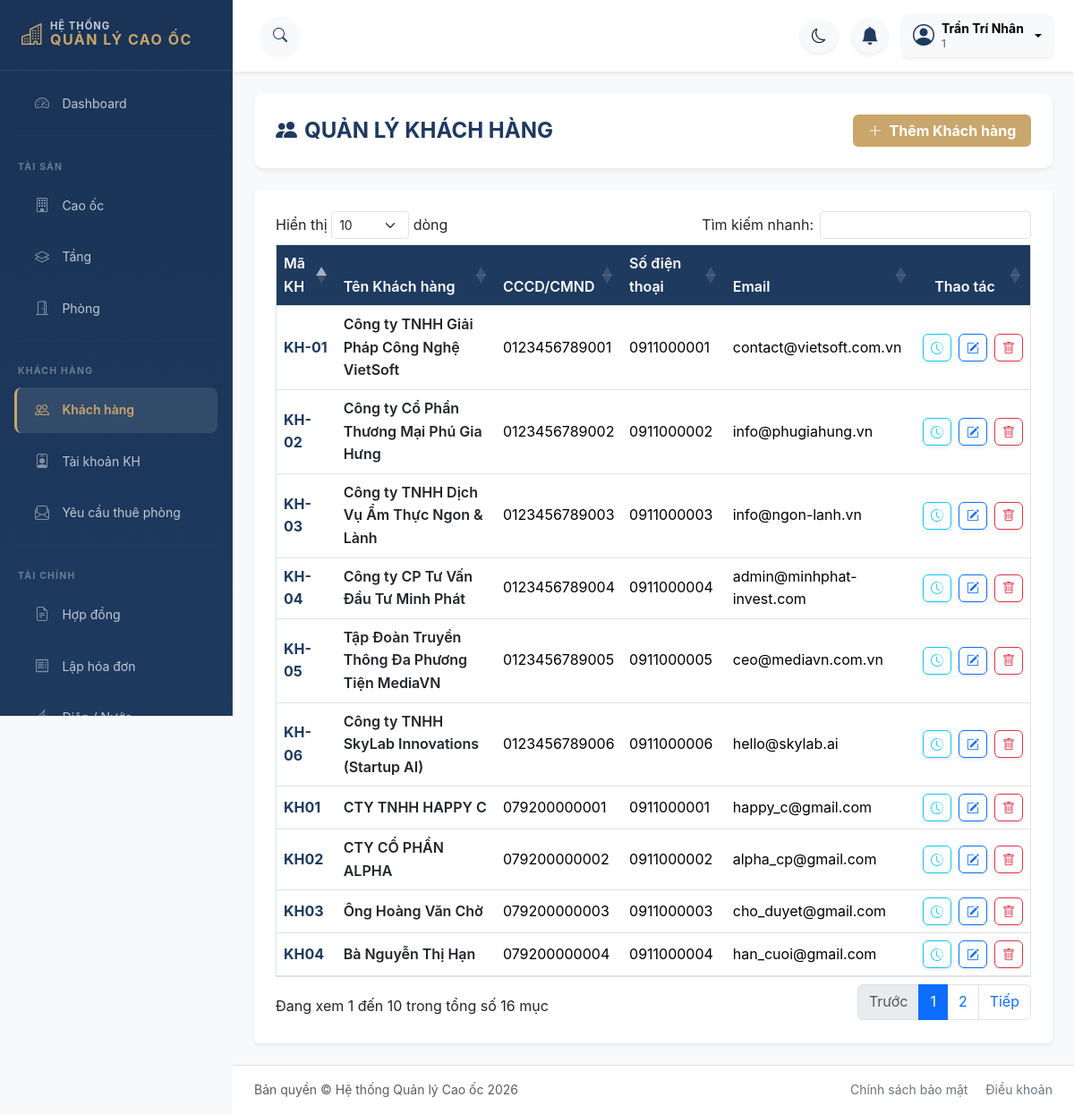
Screenshot of /modules/khach_hang/kh_hienthi.php (signed in) with the database file from the repository.
### tables this page shows
CREATE TABLE KHACH_HANG (
    maKH VARCHAR(20) PRIMARY KEY,
    tenKH VARCHAR(100) NOT NULL,
    cccd VARCHAR(20) UNIQUE,
    sdt VARCHAR(15),
    email VARCHAR(100),
    diaChi TEXT,
    deleted_at DATETIME DEFAULT NULL
);

### includes/common/functions.php (called while the page is built, shortened)
<?php
function e($chuoi): string
{
    return htmlspecialchars((string)$chuoi, ENT_QUOTES, 'UTF-8');
}

### modules/khach_hang/kh_hienthi.php (the view, shortened to what this page needs)
<?php
require_once __DIR__ . '/../../includes/common/functions.php';
$pdo = Database::getInstance()->getConnection();
$stmt = $pdo->prepare("SELECT maKH, tenKH, cccd, sdt, email, diaChi FROM KHACH_HANG WHERE deleted_at IS NULL ORDER BY maKH DESC");
$stmt->execute();
$khachHangs = $stmt->fetchAll(PDO::FETCH_ASSOC);
?>
<!DOCTYPE html>
<html lang="vi">
<head>
    <?php require_once __DIR__ . '/../../includes/admin/admin-header.php'; ?>
</head>
<body class="bg-light">
<div class="admin-layout">
    <?php require_once __DIR__ . '/../../includes/admin/sidebar.php'; ?>
    <div class="admin-main-wrapper flex-grow-1">
        <?php require_once __DIR__ . '/../../includes/admin/topbar.php'; ?>
        <main class="admin-main-content p-4">
            <div class="card filter-section shadow-sm border-0 mb-4">
                <div class="card-body p-4">
                    <div class="row align-items-center g-3">
                        <div class="col-md-9">
                            <h2 class="h4 mb-0 text-navy fw-bold">
                                <i class="bi bi-people-fill me-2"></i>QUẢN LÝ KHÁCH HÀNG
                            </h2>
                        </div>
                        <div class="col-md-3 text-md-end">
                            <a href="kh_them.php" class="btn btn-gold w-100 fw-bold">
                                <i class="bi bi-plus-lg me-1"></i> Thêm Khách hàng
                            </a>
                        </div>
                    </div>
                </div>
            </div>
            <div class="card shadow-sm border-0">
                <div class="card-body p-4">
                    <div class="table-responsive">
                        <table id="tblKhachHang" class="table table-hover align-middle table-navy table-datatable w-100 border">
                            <thead>
                                <tr>
                                    <th>Mã KH</th>
                                    <th>Tên Khách hàng</th>
                                    <th>CCCD/CMND</th>
                                    <th>Số điện thoại</th>
                                    <th>Email</th>
                                    <th class="text-center">Thao tác</th>
                                </tr>
                            </thead>
                            <tbody>
                                <?php foreach ($khachHangs as $kh): ?>
                                    <tr>
                                        <td class="fw-bold text-navy"><?= e($kh['maKH']) ?></td>
                                        <td class="fw-semibold text-dark"><?= e($kh['tenKH']) ?></td>
                                        <td><?= e($kh['cccd']) ?></td>
                                        <td><?= e($kh['sdt']) ?></td>
                                        <td><?= e($kh['email']) ?></td>
                                        <td class="text-center">
                                            <div class="d-flex justify-content-center gap-2">
                                                <a href="kh_lichsu.php?id=<?= urlencode($kh['maKH']) ?>" class="btn btn-sm btn-outline-info rounded shadow-sm" title="Xem lịch sử giao dịch">
                                                    <i class="bi bi-clock-history"></i>
                                                </a>
                                                <a href="kh_sua.php?id=<?= urlencode($kh['maKH']) ?>" class="btn btn-sm btn-outline-primary rounded shadow-sm" title="Sửa thông tin">
                                                    <i class="bi bi-pencil-square"></i>
                                                </a>
                                                <button type="button" class="btn btn-sm btn-outline-danger rounded shadow-sm" title="Xóa khách hàng" onclick="xacNhanXoa('<?= e($kh['maKH']) ?>', '<?= e($kh['tenKH']) ?>')">
                                                    <i class="bi bi-trash"></i>
                                                </button>
                                            </div>
                                        </td>
                                    </tr>
                                <?php endforeach; ?>
                            </tbody>
                        </table>
                    </div>
                </div>
            </div>
        </main>
        <?php require_once __DIR__ . '/../../includes/admin/admin-footer.php'; ?>
    </div>
</div>
</body>
</html>

### assets/css/style.css (style rules this page uses)
:root { --color-primary: #1e3a5f; --color-accent: #c9a66b; --color-background: #f4f7f9; --color-text: #1f2a44; --color-white: #ffffff; --color-success-bg: #d4edda; --color-success-text: #155724; --color-danger-bg: #f8d7da; --color-danger-text: #721c24; --color-warning-bg: #fff3cd; --color-warning-text: #e65c00; --shadow-soft: 0 4px 15px rgba(0, 0, 0, 0.05); --transition-base: all 0.3s ease-in-out; }
body { background-color: var(--color-background); color: var(--color-text); font-family: 'Inter', -apple-system, BlinkMacSystemFont, "Segoe UI", Roboto, sans-serif; line-height: 1.6; }
.admin-layout { display: flex; min-height: 100vh; align-items: stretch; }
.admin-main-wrapper { flex: 1; min-width: 0; overflow-x: hidden; display: flex; flex-direction: column; }
.admin-main-content { flex: 1; padding: 1.5rem 2rem; }

### includes/admin/admin-header.php (style rules this page uses)
body { background-color: var(--color-background); overflow-x: hidden; }
.admin-layout { display: flex; min-height: 100vh; }
.admin-main-wrapper { flex-grow: 1; display: flex; flex-direction: column; min-width: 0; transition: all 0.3s ease; }
.admin-main-content { flex-grow: 1; padding: 0.5rem 1.5rem 1.5rem; max-width: 1440px; margin: 0 auto; width: 100%; }

### modules/khach_hang/kh_hienthi.php (style rules this page uses)
.table-navy thead th { background-color: #1e3a5f !important; color: #ffffff !important; font-weight: 600; }
.text-navy { color: #1e3a5f !important; }
.btn-gold { background-color: #c9a66b !important; color: #ffffff !important; border: none; transition: all 0.3s; }
.filter-section { background-color: #fff; border-radius: 10px; border-left: 4px solid #c9a66b; }

### rows the page displays
khach_hang: maKH "KH04", tenKH "Bà Nguyễn Thị Hạn", cccd "079200000004", sdt "0911000004", email "han_cuoi@gmail.com"
khach_hang: maKH "KH03", tenKH "Ông Hoàng Văn Chờ", cccd "079200000003", sdt "0911000003", email "cho_duyet@gmail.com"
khach_hang: maKH "KH02", tenKH "CTY CỔ PHẦN ALPHA", cccd "079200000002", sdt "0911000002", email "alpha_cp@gmail.com"
khach_hang: maKH "KH01", tenKH "CTY TNHH HAPPY C", cccd "079200000001", sdt "0911000001", email "happy_c@gmail.com"
khach_hang: maKH "KH-06", tenKH "Công ty TNHH SkyLab Innovations (Startup AI)", cccd "0123456789006", sdt "0911000006", email "hello@skylab.ai"
khach_hang: maKH "KH-05", tenKH "Tập Đoàn Truyền Thông Đa Phương Tiện MediaVN", cccd "0123456789005", sdt "0911000005", email "ceo@mediavn.com.vn"
khach_hang: maKH "KH-04", tenKH "Công ty CP Tư Vấn Đầu Tư Minh Phát", cccd "0123456789004", sdt "0911000004", email "admin@minhphat-invest.com"
khach_hang: maKH "KH-03", tenKH "Công ty TNHH Dịch Vụ Ẩm Thực Ngon & Lành", cccd "0123456789003", sdt "0911000003", email "info@ngon-lanh.vn"
khach_hang: maKH "KH-02", tenKH "Công ty Cổ Phần Thương Mại Phú Gia Hưng", cccd "0123456789002", sdt "0911000002", email "info@phugiahung.vn"
khach_hang: maKH "KH-01", tenKH "Công ty TNHH Giải Pháp Công Nghệ VietSoft", cccd "0123456789001", sdt "0911000001", email "contact@vietsoft.com.vn"

### other values shown
$ten_user "Trần Trí Nhân"
$user_role "1"
